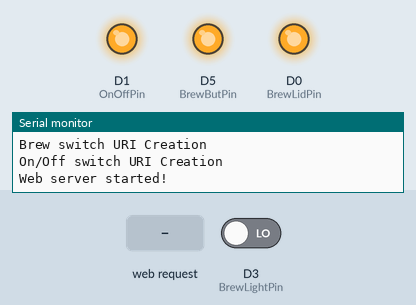
A sketch run on a simulated ESP8266 (NodeMCU). Shown: output pins drawn as LEDs (lit = HIGH), the last lines printed to the serial monitor. Dashed ring = blinking. Inputs (shaded band) come from the test bench; at power-on: D3 (BrewLightPin) LOW. WiFi joins after 1.5 s; servers stay silent unless stated; storage starts empty.

Above: at 3.7 s.
3.8 s: HTTP request GET /OnOff received
At 4.2 s:
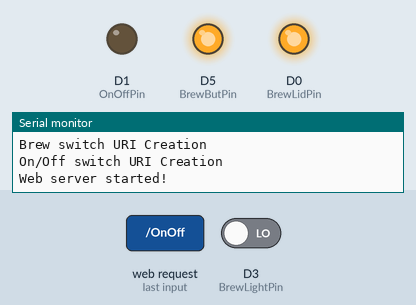
At 6.7 s:
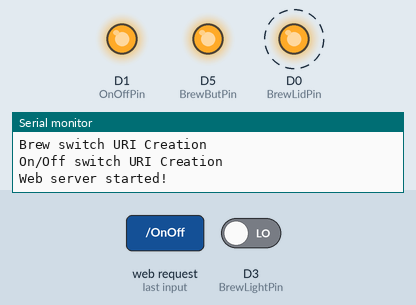
6.8 s: D3 (BrewLightPin) driven HIGH
8.3 s: HTTP request GET /BrewButton received
At 8.6 s:
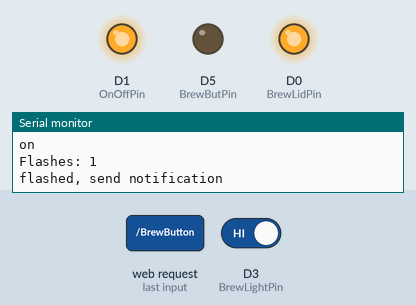
10.8 s: HTTP request GET / received
12.3 s: D3 (BrewLightPin) driven LOW
Timing chart, 0 to 14.8 s (numbered marks = the images above; inputs shaded):
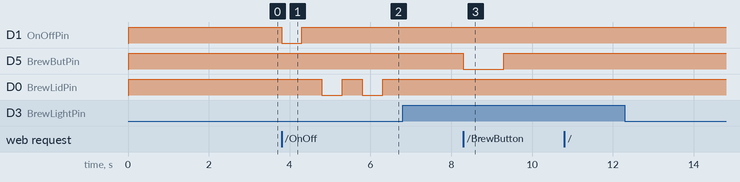

The sketch:

coFinode_1.ino
```cpp
#include <ESP8266WiFi.h>
#include <WiFiClient.h>
#include <ESP8266WebServer.h>
#include <FS.h>   // Include the SPIFFS library

// Replace with your network credentials
const char* ssid = "Myhouse";
const char* password = "redlotus1313";

ESP8266WebServer server(80);   //instantiate server at port 80 (http port)

//flashLED
const int BrewLidPin = D0;

//IMPLEMENTED

//need to check this pin
const int BrewLightPin = D3;
const int BrewButPin = D5;
const int OnOffPin = D1;

//GPIO3 (D9)for On/Off switch for keurig
// this pin has RXD0
//Using GPIO16 (D0) for Brewing Light Input
//Using GPIO6 (D2) for Brewing Button Output

//flashing light state variables
//based on https://forum.arduino.cc/index.php?topic=101517.0
int flashCounter = 0;   // counter for the number of button presses
int flashState = 0;         // current state of the button
int lastFlashState = 0;     // previous state of the button
int flashing = 0;
int notifySend = 0;
bool power = false;
String page  = "";

/*
//https://forum.arduino.cc/index.php?topic=499399.0
//https://www.arduino.cc/en/Reference/FileRead
//https://forum.arduino.cc/index.php?topic=141418.0
//https://tttapa.github.io/ESP8266/Chap11%20-%20SPIFFS.html

String prepareHtmlPage(){
  String htmlPage =
    String("HTTP/1.1 200 OK\r\n") +
    "Content-Type: text/html\r\n" +
    "Connection: close\r\n" +//connection closed after response
    "Refresh: 5\r\n" +//refresh the page automatically every 5 sec
    "\r\n" +
    "<!DOCTYPE HTML>" +
    "<html>" +
    "Analog input:  " + //String(analogRead(A0)) +
    "</html>" +
    "\r\n";
    return htmlPage;
}
*/


/*
SPIFFS.begin();

  if (!SPIFFS.exists("/formatComplete.txt")) {
    Serial.println("Please wait 30 secs for SPIFFS to be formatted");
    SPIFFS.format();
    Serial.println("Spiffs formatted");

    File f = SPIFFS.open("/formatComplete.txt", "w");
    if (!f) {
        Serial.println("file open failed");
    } else {
        f.println("Format Complete");
    }
  } else {
    Serial.println("SPIFFS is formatted. Moving along...");
  }

  if (SPIFFS.exists("/debugLog.txt")){

      File f = SPIFFS.open("/debugLog.txt", "r");
      if (f && f.size()) {
          Serial.println("Dumping log file");

          String debugURL = debugLogURL += MAC;
          String debugLogData;

          while (f.available()){
            debugLogData += char(f.read());
          }
          f.close();

          Serial.println("=====================================");
          Serial.println(debugLogData);
          Serial.println("=====================================");

          http.begin(debugURL, fingerprint);
          http.addHeader("Content-Type", "application/x-www-form-urlencoded");
          int httpCode = http.POST("logData=" + debugLogData);
    //    String response = http.getString();
    //    response.trim();
          Serial.print("Return code = ");  Serial.println(httpCode);
          http.writeToStream(&Serial);
          http.end();

          if (httpCode == 200){
              //Transmitted successfully.  New log.
            Serial.println("Log transmitted successfully.  Truncating...");
            debugLog = SPIFFS.open("/debugLog.txt", "w");
            if (!debugLog) {
                Serial.println("Opening file for write failed");
            }
            debugLog.close();
          } else {
              //Error of some kind - keep the log and append.
              Serial.println("Submission unsuccessful - appending to existing log...");

          }
      } else {
          Serial.println("Debug log is empty");
      }

  }
  SPIFFS.end();
*/
void setup() {
  // put your setup code here, to run once:
  //Basic HTML webpage
  //starting SPI Flash Files System
  SPIFFS.begin();
    String uiresult = "";
  Serial.print("Reading HTML File");
  if (SPIFFS.exists("/index.txt")){
    File ui = SPIFFS.open("/index.txt", "r");
    while(ui.available()){
      uiresult += char(ui.read());
      Serial.print(uiresult);
    }
  }
  page = uiresult;
   /* sample SPIFF code
   String getContentType(String filename) { // convert the file extension to the MIME type
  if (filename.endsWith(".html")) return "text/html";
  else if (filename.endsWith(".css")) return "text/css";
  else if (filename.endsWith(".js")) return "application/javascript";
  else if (filename.endsWith(".ico")) return "image/x-icon";
  return "text/plain";
}

bool handleFileRead(String path) { // send the right file to the client (if it exists)
  Serial.println("handleFileRead: " + path);
  if (path.endsWith("/")) path += "index.html";         // If a folder is requested, send the index file
  String contentType = getContentType(path);            // Get the MIME type
  if (SPIFFS.exists(path)) {                            // If the file exists
    File file = SPIFFS.open(path, "r");                 // Open it
    size_t sent = server.streamFile(file, contentType); // And send it to the client
    file.close();                                       // Then close the file again
    return true;
  }
  Serial.println("\tFile Not Found");
  return false;                                         // If the file doesn't exist, return false
}
   */

  //setting the pins as input or output
  pinMode(BrewLightPin, INPUT_PULLDOWN_16);
  pinMode(BrewButPin, OUTPUT);
  pinMode(BrewLidPin, OUTPUT);

  pinMode(OnOffPin, OUTPUT);


  //set coffee brewing to high so it's not brewing yet
  digitalWrite(BrewButPin, HIGH);

  //Make sure directionals and power switch are low (inactive) until they are used
  digitalWrite(OnOffPin, HIGH);

  digitalWrite(BrewLidPin, HIGH);

  delay(1000);
  Serial.begin(115200);
  WiFi.begin(ssid, password); //begin WiFi connection
  Serial.println("");

  // Wait for connection
  while (WiFi.status() != WL_CONNECTED) {
    delay(500);
    Serial.print(".");
  }
  Serial.println("");
  Serial.print("Connected to ");
  Serial.println(ssid);
  Serial.print("IP address: ");
  Serial.println(WiFi.localIP());


  Serial.println("Default URI Creation");
  //If server is asking for default uri, send page
  server.on("/", [](){
    server.send(200, "text/html", page);
    Serial.println(" default webpage on");
  });


  Serial.println("Brew switch URI Creation");
  //When the client requests the brew button uri through pressing the Brew Button on the webpage,
  //We simulate a brew button press on the keurig through digitally writing the pin to high and then
  //low with a short delay.
  server.on("/BrewButton", [](){
    if(notifySend == 1){
      server.send(200, "text/html", page);
      digitalWrite(BrewButPin, LOW);
      delay(1000);
      digitalWrite(BrewButPin, HIGH);
      notifySend = 0;
    }
    else{
      //Will need to change html or introduce a popup for this statement at a later point
      Serial.println("Cup isn't in place. Cannot succesfully brew.");
    }
  });

  Serial.println("On/Off switch URI Creation");
  //client requests on/off uri through pressing power button, leading to us
  //simulating button press through digital signal writing.
  server.on("/OnOff", [](){
    server.send(200, "text/html", page);
    /*
    digitalWrite(OnOffPin, LOW);
    delay(1000);
    digitalWrite(OnOffPin, HIGH);

    delay(500);
    digitalWrite(BrewLidPin, LOW);
    delay(500);
    digitalWrite(BrewLidPin, HIGH);


    delay(500);
    digitalWrite(BrewLidPin, LOW);
    delay(500);
    digitalWrite(BrewLidPin, HIGH);

    delay(1000);
    */
    if(power == true){
      digitalWrite(OnOffPin, LOW);
      delay(1000);
      digitalWrite(OnOffPin, HIGH);
      power = false;
    }
    else{
    digitalWrite(OnOffPin, LOW);
    delay(500);
    digitalWrite(OnOffPin, HIGH);

    delay(500);
    digitalWrite(BrewLidPin, LOW);
    delay(500);
    digitalWrite(BrewLidPin, HIGH);


    delay(500);
    digitalWrite(BrewLidPin, LOW);
    delay(500);
    digitalWrite(BrewLidPin, HIGH);
    power = true;
    }


  });
  server.begin();
  Serial.println("Web server started!");

}


  //implement an if to check if the brewing light is on (high?) and set a boolean if it is.
  //use this boolean to confirm or deny the brew button interaction.

void loop(void) {
  // put your main code here, to run repeatedly:
    server.handleClient ();


    //Potentially need to move this
    readStatus();

    if(flashing == 1 && notifySend == 0) {
      Serial.println("flashed, send notification");
      notifySend = 1;
    }

    //if (led full) {     //<----------------- Help?
    //  notifySend = 0;
    //}

}


void readStatus() {
  // read the pushbutton input pin:
  flashState = digitalRead(BrewLightPin);

  // compare the buttonState to its previous state
  if (flashState != lastFlashState) {
    // if the state has changed, increment the counter
    if (flashState == HIGH) {
      flashing = 1;
      // if the current state is HIGH then the button
      // went from off to on:
      flashCounter++;
      Serial.println("on");
      Serial.print("Flashes: ");
      Serial.println(flashCounter);
    }
    else {
      // if the current state is LOW then the button
      // went from on to off:
      Serial.println("off");
    }
  }
  // save the current state as the last state,
  //for next time through the loop
  lastFlashState = flashState;
}
```

Measured:
- after the input at 3.8 s, D1 (OnOffPin): HIGH → LOW at once, → HIGH 0.50 s later; D0 (BrewLidPin): alternates HIGH for 0.50 s and LOW for 0.50 s, starting after 1.0 s
- after the input at 8.3 s, D5 (BrewButPin): HIGH → LOW at once, → HIGH 1.0 s later
